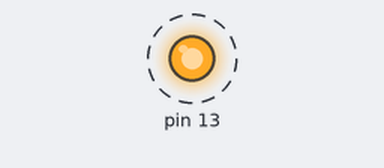
This sketch was run on a simulated Arduino Uno, built with avr-gcc and run on an emulated ATmega328P. Parts: output pins drawn as LEDs (lit = HIGH). Dashed ring = blinking.

Above: at 0.4 s.
Timing chart, 0 to 3.8 s (numbered marks = the images above):
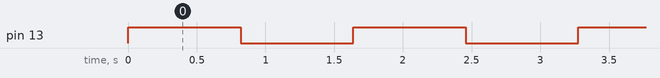

The sketch:

lowleveltimer2test.ino
```cpp
volatile uint32_t count = 0;

void setup() {
  Serial.begin(19200);
  pinMode(13, OUTPUT);

  // Trigger interrupt on timer2 overflow
  TIMSK2 |= 0b00000001;
  // no interrupt on compare match
  //TIMSK2 &= 0b11111001;

  // Set clock select bits to clk-io/1024 (slow)
  TCCR2B |= 0b00000111;
  //Set clock to stop?
  //TCCR2B &= 0b11111000;

  //Set clock on but fast
  //TCCR2B |= 0b00000001;
  //TCCR2B &= 0b11111001;

  //Set waveform generation mode to 0
  TCCR2A &= 0b11111100;
  TCCR2B &= 0b11110111;

  //Disable compare match
  TCCR2A |= 0b00001111;
}

ISR(TIMER2_OVF_vect)
{
  count++;
}

void loop()
{
  digitalWrite(13, HIGH);
  delay2(50);
  digitalWrite(13, LOW);
  delay2(50);

  //Serial.print("TCNT2: ");
  //Serial.println(TCNT2);
  //Serial.print("Count: ");
  //Serial.println(count);
  //Serial.println();
}

void delay2(uint32_t numOverflows)
{
  count = 0;
  TCNT2 = 0;
  while(count < numOverflows);
}
```

Measured:
- by itself, pin 13: alternates HIGH for 0.82 s and LOW for 0.82 s
